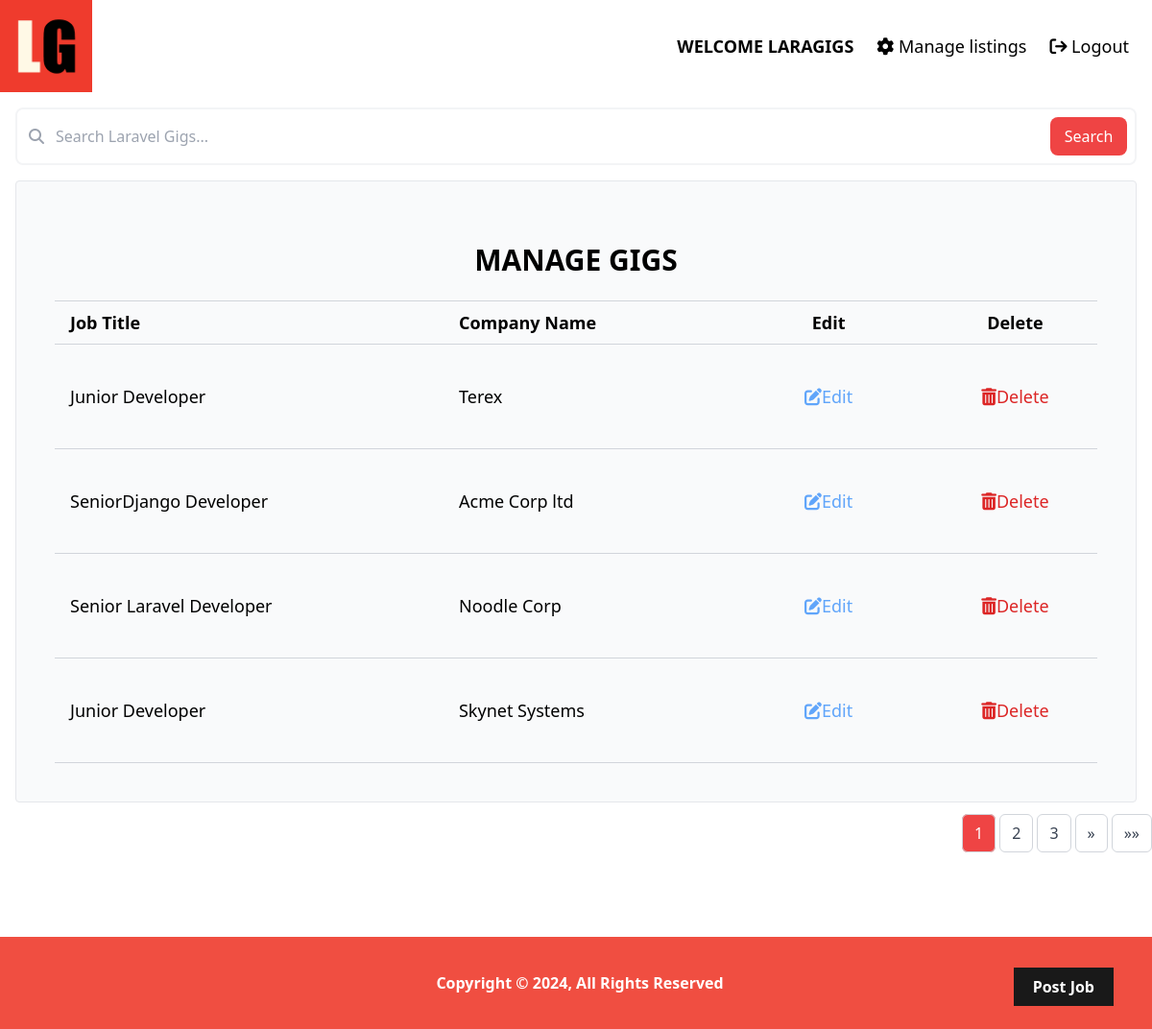
The page /listings/manage/ (signed in) on the database as committed earlier.
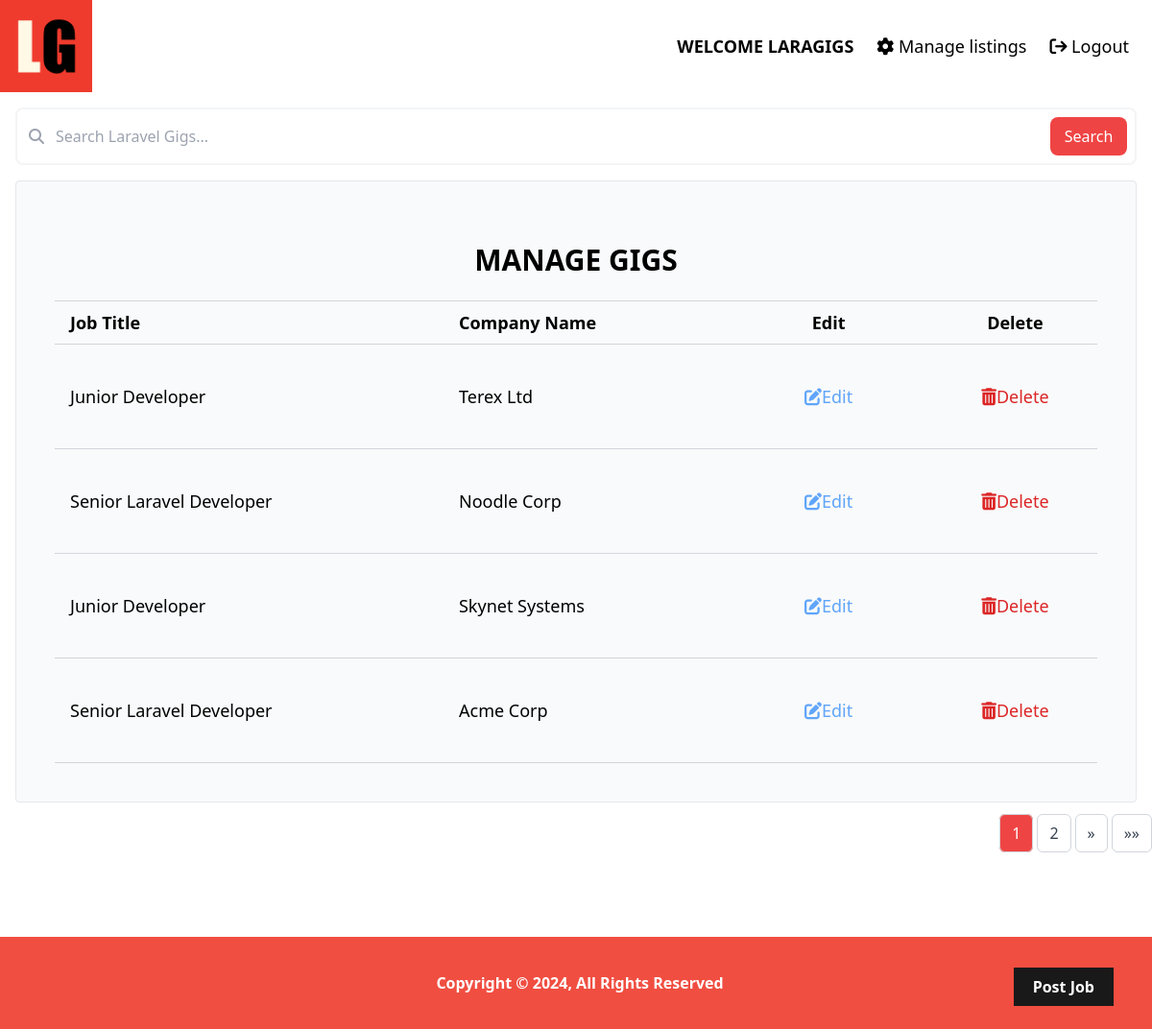
The same page on the database as committed later.
### listings/models.py (models this page shows, shortened)
class Listing(models.Model):
    company_name = models.CharField(max_length=250, blank=True)
    job_title = models.CharField(max_length=250, blank=True)
    location = models.CharField(max_length=250, blank=True)
    user = models.ForeignKey(User, on_delete=models.CASCADE)
    email = models.EmailField()
    website_url = models.URLField()
    tags = TaggableManager()  # Use TaggableManager for tags
    logo = models.ImageField(
        upload_to="company-logos/", default="default-logo.png", blank=True
    )
    description = models.TextField(blank=True)
    created = models.DateField(auto_now_add=True)
    updated = models.DateTimeField(auto_now=True)
    class Meta:
        ordering = ["-created", "company_name"]
        indexes = [models.Index(fields=["-created", "company_name"])]

### listings/views.py (the view)
# urls.py: path("listings/manage/", views.manage_listings, name="manage_listings"),
@login_required
def manage_listings(request):
    listings = Listing.objects.filter(user=request.user)
    listings = paginate_listings(request, listings)
    context = {
        "listings": listings,
        "search_url": reverse(
            "search_manage_listings"
        ),  # Set the action URL for manage search
    }
    return render(request, "listings/manage.html", context)

### listings/utils.py (called while the page is built)
def paginate_listings(request, listings, results_per_page=4):
    paginator = Paginator(listings, results_per_page)
    page_number = request.GET.get("page")
    try:
        listings = paginator.page(page_number)
    except PageNotAnInteger:
        listings = paginator.page(1)
    except EmptyPage:
        listings = paginator.page(paginator.num_pages)
    return listings

### listings/templates/listings/manage.html (shortened to what this page needs)
{% extends "base.html" %}
{% load static %}
{% block content %}
{% include "search.html" %}
<div class="mx-4">
  <div class="bg-gray-50 border border-gray-200 p-10 rounded">
    <header>
      <h1 class="text-3xl text-center font-bold my-6 uppercase">Manage Gigs</h1>
    </header>
    <table class="w-full table-auto rounded-sm">
      <thead>
        <tr class="border-gray-300">
          <th
            class="px-4 py-2 border-t border-b border-gray-300 text-left text-lg"
          >
            Job Title
          </th>
          <th
            class="px-4 py-2 border-t border-b border-gray-300 text-left text-lg"
          >
            Company Name
          </th>
          <th
            class="px-4 py-2 border-t border-b border-gray-300 text-center text-lg"
          >
            Edit
          </th>
          <th
            class="px-4 py-2 border-t border-b border-gray-300 text-center text-lg"
          >
            Delete
          </th>
        </tr>
      </thead>
      <tbody>
        {% for listing in listings %}
        <tr class="border-gray-300">
          <td class="px-4 py-8 border-t border-b border-gray-300 text-lg">
            <a href="{% url 'single-listing' listing.id %}"
              >{{ listing.job_title }}</a
            >
          </td>
          <td class="px-4 py-8 border-t border-b border-gray-300 text-lg">
            <a href="{% url 'single-listing' listing.id %}"
              >{{ listing.company_name }}</a
            >
          </td>
          <td
            class="px-4 py-8 border-t border-b border-gray-300 text-lg text-center"
          >
            <a
              href="{% url 'update_listing' listing.id %}"
              class="text-blue-400 px-6 py-2 rounded-xl inline-flex items-center"
            >
              <i class="fa-solid fa-pen-to-square"></i> Edit
            </a>
          </td>
          <td
            class="px-4 py-8 border-t border-b border-gray-300 text-lg text-center"
          >
            <form
              action="{% url 'delete_listing' listing.id %}"
              method="POST"
              style="display: inline"
            >
              <button
                type="submit"
                class="text-red-600 inline-flex items-center"
              >
                <i class="fa-solid fa-trash-can"></i> Delete
              </button>
            </form>
          </td>
        </tr>
        {% endfor %}
      </tbody>
    </table>
  </div>
</div>
{% include 'pagination.html' %} {% endblock %} {% include "footer.html" %}

### templates/base.html (shortened to what this page needs)
{% load static %}
<!DOCTYPE html>
<html lang="en">
  <head>
    <link
      rel="stylesheet"
      href="https://cdnjs.cloudflare.com/ajax/libs/font-awesome/6.1.1/css/all.min.css"
    />
    <script src="https://cdn.tailwindcss.com"></script>
  </head>
  <body class="mb-48">
    {% include 'navbar.html' %}
    <main>{% block content %} {% endblock %}</main>
    {% include 'footer.html' %}
  </body>
</html>

### templates/navbar.html (shortened to what this page needs)
{% load static %}
<nav class="flex justify-between items-center mb-4">
  <a href="{% url 'listings' %}">
    <img
      class="w-24"
      src="{% static 'images/logo.png' %}"
      alt="LaraGigs Logo"
      class="logo"
    />
  </a>
  <ul class="flex space-x-6 mr-6 text-lg">
    {% if request.user.is_authenticated %}
      <li>
        <span class="font-bold">WELCOME {{ request.user.first_name|default:request.user.username|upper }}</span>
      </li>
      <li>
        <a href="{% url 'manage_listings' %}" class="hover:text-laravel">
          <i class="fa-solid fa-gear"></i> Manage listings
        </a>
      </li>
      <li>
        <a href="{% url 'logout' %}" class="hover:text-laravel">
          <i class="fa-solid fa-arrow-right-from-bracket"></i> Logout
        </a>
      </li>
    {% endif %}
  </ul>
</nav>

### templates/search.html
{% load static %}
<form action="{{ search_url }}">
  <div class="relative border-2 border-gray-100 m-4 rounded-lg">
    <div class="absolute top-4 left-3">
      <i class="fa fa-search text-gray-400 z-20 hover:text-gray-500"></i>
    </div>
    <input
      type="search"
      name="q"
      class="h-14 w-full pl-10 pr-20 rounded-lg z-0 focus:shadow focus:outline-none"
      placeholder="Search Laravel Gigs..."
      value="{{ query|default_if_none:'' }}"
    />
    <div class="absolute top-2 right-2">
      <button
        type="submit"
        class="h-10 w-20 text-white rounded-lg bg-red-500 hover:bg-red-600"
      >
        Search
      </button>
    </div>
  </div>
</form>

### templates/pagination.html (shortened to what this page needs)
{% if listings.paginator.num_pages > 1 %}
<nav aria-label="Page navigation">
  <ul class="flex justify-end mt-5 space-x-1">
    {% for num in listings.paginator.page_range %}
      {% if listings.number == num %}
      <li>
        <span
          class="px-3 py-2 border border-gray-300 rounded-md bg-red-500 text-white"
        >
          {{ num }}
        </span>
      </li>
      {% elif num > listings.number|add:'-3' and num < listings.number|add:'3' %}
      <li>
        <a
          class="px-3 py-2 border border-gray-300 rounded-md text-gray-700 hover:bg-gray-100"
          href="?{% if query %}q={{ query }}&{% endif %}page={{ num }}"
        >
          {{ num }}
        </a>
      </li>
      {% endif %}
    {% endfor %}
    {% if listings.has_next %}
    <li>
      <a
        class="px-3 py-2 border border-gray-300 rounded-md text-gray-700 hover:bg-gray-100"
        href="?{% if query %}q={{ query }}&{% endif %}page={{ listings.next_page_number }}"
        aria-label="Next"
      >
        &raquo;
      </a>
    </li>
    <li>
      <a
        class="px-3 py-2 border border-gray-300 rounded-md text-gray-700 hover:bg-gray-100"
        href="?{% if query %}q={{ query }}&{% endif %}page={{ listings.paginator.num_pages }}"
        aria-label="Last"
      >
        &raquo;&raquo;
      </a>
    </li>
    {% endif %}
  </ul>
</nav>
{% endif %}

### templates/footer.html (shortened to what this page needs)
<footer
  class="fixed bottom-0 left-0 w-full flex items-center justify-start font-bold bg-laravel text-white h-24 mt-24 opacity-90 md:justify-center"
>
  <p class="ml-2">
    Copyright &copy; <span id="year"></span>, All Rights Reserved
  </p>
  <a
    href="{% url 'create_listing' %}"
    class="absolute top-1/3 right-10 bg-black text-white py-2 px-5"
    >Post Job</a
  >
</footer>

Rows that differ between the two databases and show on the page:
removed Listing: job_title "SeniorDjango Developer", company_name "Acme Corp ltd"
changed Listing: company_name "Terex" → "Terex Ltd"
now on this page (row unchanged): Listing: job_title "Senior Laravel Developer", company_name "Acme Corp"
Other text that changed with them:
list line gone: "3"
